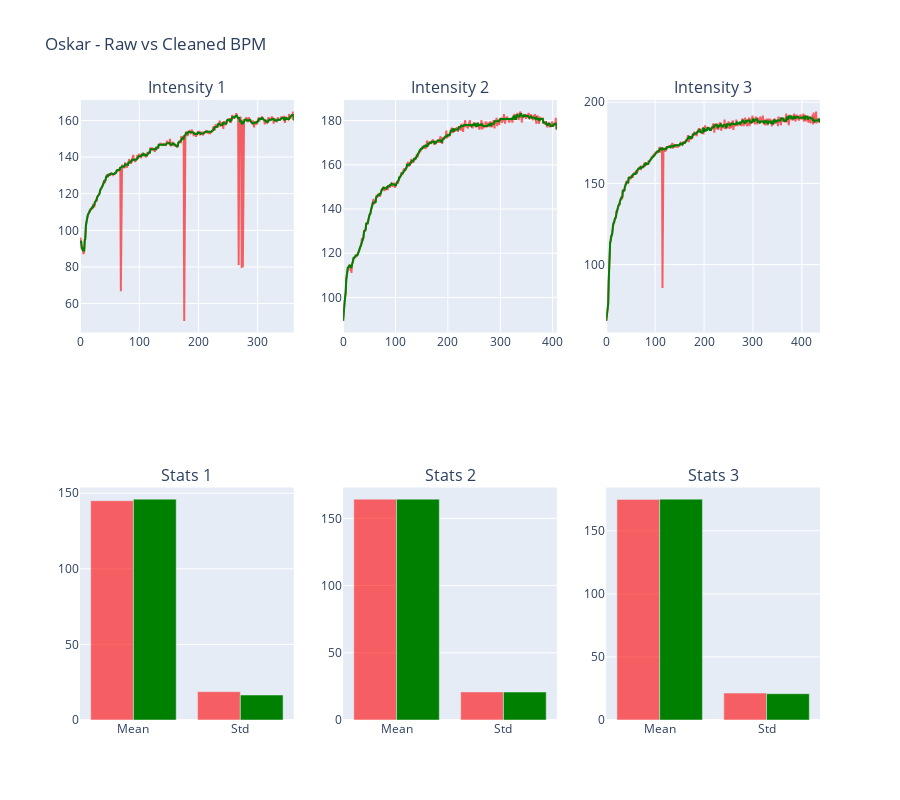
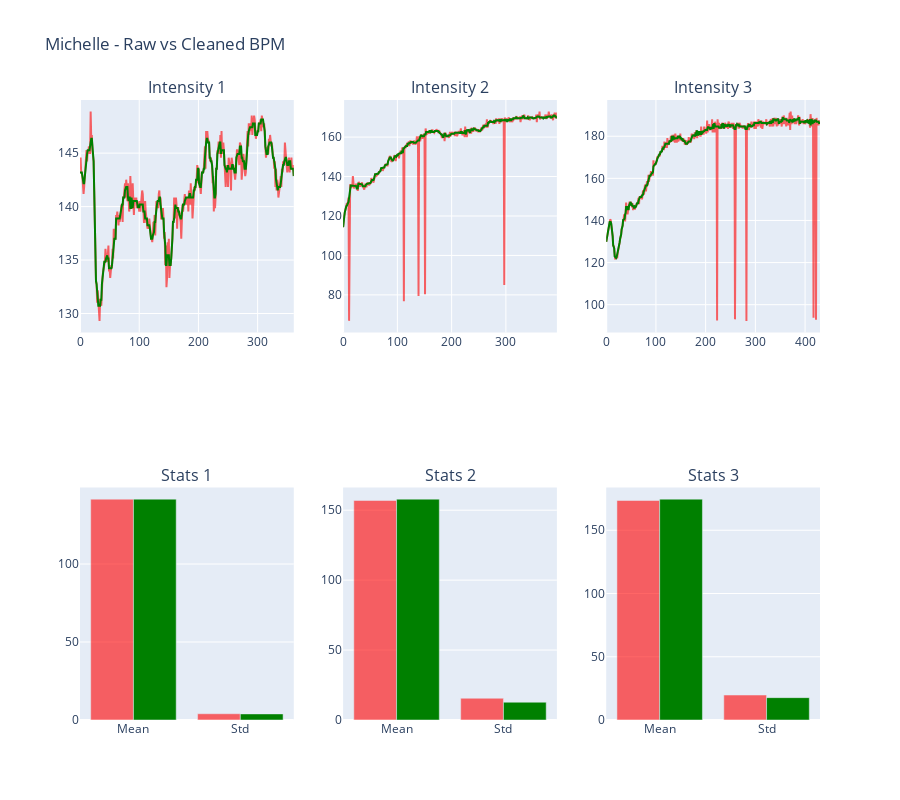
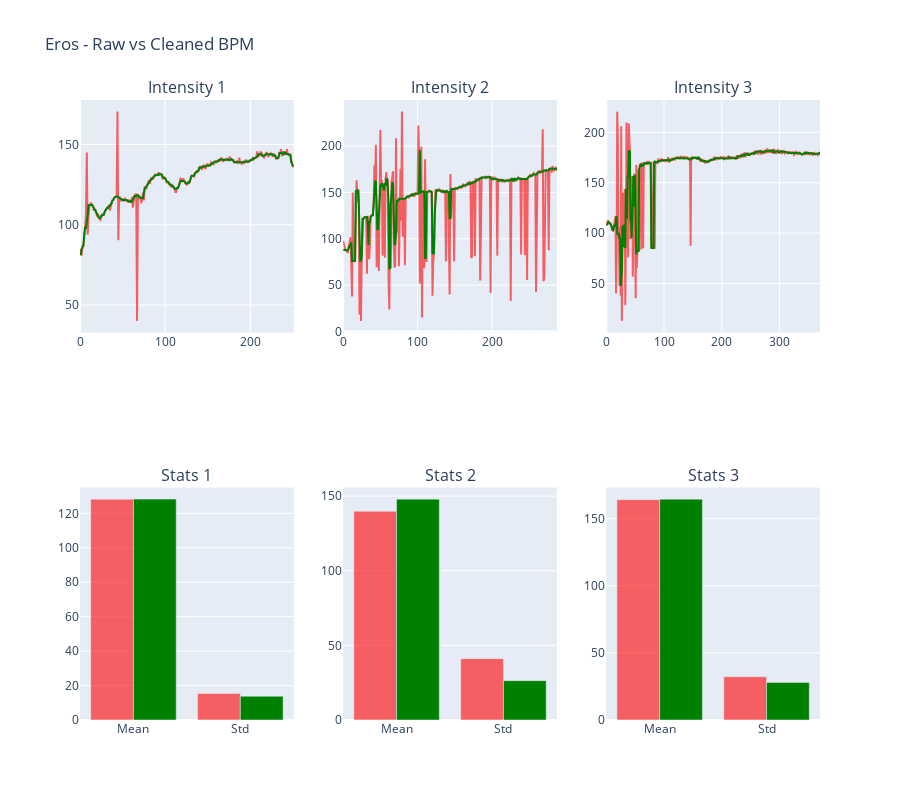

Here is the notebook cell these charts were saved with, in order:
### Code cell
def plot_comparison(person, zhaw_id, data):
    fig = make_subplots(rows=2, cols=3, subplot_titles=[f"Intensity {d['intensity']}" for d in data] + [f"Stats {d['intensity']}" for d in data], specs=[[{'type': 'scatter'}, {'type': 'scatter'}, {'type': 'scatter'}], [{'type': 'bar'}, {'type': 'bar'}, {'type': 'bar'}]])
    
    for i, d in enumerate(data, 1):
        fig.add_trace(go.Scatter(y=d['raw'], name=f"Raw {d['intensity']}", opacity=0.6, line=dict(color='red')), row=1, col=i)
        fig.add_trace(go.Scatter(y=d['clean'], name=f"Clean {d['intensity']}", line=dict(color='green')), row=1, col=i)
        fig.add_trace(go.Bar(x=['Mean', 'Std'], y=[d['mean_raw'], d['std_raw']], name=f"Raw {d['intensity']}", marker=dict(color='red'), opacity=0.6), row=2, col=i)
        fig.add_trace(go.Bar(x=['Mean', 'Std'], y=[d['mean_clean'], d['std_clean']], name=f"Clean {d['intensity']}", marker=dict(color='green')), row=2, col=i)
    
    fig.update_layout(height=800, title_text=f"{person.capitalize()} - Raw vs Cleaned BPM", showlegend=False)
    fig.show()

print("=== Datenaufbereitung & Vergleich ===\n")
for person, zhaw_id in ZHAW_KUERZEL.items():
    print(f"Processing {person.capitalize()}...")
    data = process_person(person, zhaw_id)
    plot_comparison(person, zhaw_id, data)
    print()

print("✅ Datenaufbereitung abgeschlossen!")

### Figure 1 — Plotly figure (JSON) as saved in the notebook; plotly's stock layout.template omitted (floating-point values rounded to 4 significant figures; data arrays with more than 128 entries replaced by an {"elided": "..."} marker saying what was removed)
{"data": [{"line": {"color": "red"}, "name": "Raw 1", "opacity": 0.6, "type": "scatter", "xaxis": "x", "y": {"elided": "362 float values"}, "yaxis": "y"}, {"line": {"color": "green"}, "name": "Clean 1", "type": "scatter", "xaxis": "x", "y": {"elided": "362 float values"}, "yaxis": "y"}, {"marker": {"color": "red"}, "name": "Raw 1", "opacity": 0.6, "type": "bar", "x": ["Mean", "Std"], "xaxis": "x4", "y": [145.0, 18.73], "yaxis": "y4"}, {"marker": {"color": "green"}, "name": "Clean 1", "type": "bar", "x": ["Mean", "Std"], "xaxis": "x4", "y": [146.1, 16.53], "yaxis": "y4"}, {"line": {"color": "red"}, "name": "Raw 2", "opacity": 0.6, "type": "scatter", "xaxis": "x2", "y": {"elided": "409 float values"}, "yaxis": "y2"}, {"line": {"color": "green"}, "name": "Clean 2", "type": "scatter", "xaxis": "x2", "y": {"elided": "409 float values"}, "yaxis": "y2"}, {"marker": {"color": "red"}, "name": "Raw 2", "opacity": 0.6, "type": "bar", "x": ["Mean", "Std"], "xaxis": "x5", "y": [164.3, 20.87], "yaxis": "y5"}, {"marker": {"color": "green"}, "name": "Clean 2", "type": "bar", "x": ["Mean", "Std"], "xaxis": "x5", "y": [164.3, 20.81], "yaxis": "y5"}, {"line": {"color": "red"}, "name": "Raw 3", "opacity": 0.6, "type": "scatter", "xaxis": "x3", "y": {"elided": "438 float values"}, "yaxis": "y3"}, {"line": {"color": "green"}, "name": "Clean 3", "type": "scatter", "xaxis": "x3", "y": {"elided": "438 float values"}, "yaxis": "y3"}, {"marker": {"color": "red"}, "name": "Raw 3", "opacity": 0.6, "type": "bar", "x": ["Mean", "Std"], "xaxis": "x6", "y": [174.9, 21.31], "yaxis": "y6"}, {"marker": {"color": "green"}, "name": "Clean 3", "type": "bar", "x": ["Mean", "Std"], "xaxis": "x6", "y": [175.1, 20.84], "yaxis": "y6"}], "layout": {"annotations": [{"font": {"size": 16}, "showarrow": false, "text": "Intensity 1", "x": 0.1444, "xanchor": "center", "xref": "paper", "y": 1, "yanchor": "bottom", "yref": "paper"}, {"font": {"size": 16}, "showarrow": false, "text": "Intensity 2", "x": 0.5, "xanchor": "center", "xref": "paper", "y": 1, "yanchor": "bottom", "yref": "paper"}, {"font": {"size": 16}, "showarrow": false, "text": "Intensity 3", "x": 0.8556, "xanchor": "center", "xref": "paper", "y": 1, "yanchor": "bottom", "yref": "paper"}, {"font": {"size": 16}, "showarrow": false, "text": "Stats 1", "x": 0.1444, "xanchor": "center", "xref": "paper", "y": 0.375, "yanchor": "bottom", "yref": "paper"}, {"font": {"size": 16}, "showarrow": false, "text": "Stats 2", "x": 0.5, "xanchor": "center", "xref": "paper", "y": 0.375, "yanchor": "bottom", "yref": "paper"}, {"font": {"size": 16}, "showarrow": false, "text": "Stats 3", "x": 0.8556, "xanchor": "center", "xref": "paper", "y": 0.375, "yanchor": "bottom", "yref": "paper"}], "height": 800, "showlegend": false, "title": {"text": "Oskar - Raw vs Cleaned BPM"}, "xaxis": {"anchor": "y", "domain": [0, 0.2889]}, "xaxis2": {"anchor": "y2", "domain": [0.3556, 0.6444]}, "xaxis3": {"anchor": "y3", "domain": [0.7111, 1]}, "xaxis4": {"anchor": "y4", "domain": [0, 0.2889]}, "xaxis5": {"anchor": "y5", "domain": [0.3556, 0.6444]}, "xaxis6": {"anchor": "y6", "domain": [0.7111, 1]}, "yaxis": {"anchor": "x", "domain": [0.625, 1]}, "yaxis2": {"anchor": "x2", "domain": [0.625, 1]}, "yaxis3": {"anchor": "x3", "domain": [0.625, 1]}, "yaxis4": {"anchor": "x4", "domain": [0, 0.375]}, "yaxis5": {"anchor": "x5", "domain": [0, 0.375]}, "yaxis6": {"anchor": "x6", "domain": [0, 0.375]}}}

### Figure 2 — Plotly figure (JSON) as saved in the notebook; plotly's stock layout.template omitted (floating-point values rounded to 4 significant figures; data arrays with more than 128 entries replaced by an {"elided": "..."} marker saying what was removed)
{"data": [{"line": {"color": "red"}, "name": "Raw 1", "opacity": 0.6, "type": "scatter", "xaxis": "x", "y": {"elided": "362 float values"}, "yaxis": "y"}, {"line": {"color": "green"}, "name": "Clean 1", "type": "scatter", "xaxis": "x", "y": {"elided": "362 float values"}, "yaxis": "y"}, {"marker": {"color": "red"}, "name": "Raw 1", "opacity": 0.6, "type": "bar", "x": ["Mean", "Std"], "xaxis": "x4", "y": [141.6, 3.999], "yaxis": "y4"}, {"marker": {"color": "green"}, "name": "Clean 1", "type": "bar", "x": ["Mean", "Std"], "xaxis": "x4", "y": [141.6, 3.902], "yaxis": "y4"}, {"line": {"color": "red"}, "name": "Raw 2", "opacity": 0.6, "type": "scatter", "xaxis": "x2", "y": {"elided": "395 float values"}, "yaxis": "y2"}, {"line": {"color": "green"}, "name": "Clean 2", "type": "scatter", "xaxis": "x2", "y": {"elided": "395 float values"}, "yaxis": "y2"}, {"marker": {"color": "red"}, "name": "Raw 2", "opacity": 0.6, "type": "bar", "x": ["Mean", "Std"], "xaxis": "x5", "y": [157.0, 15.56], "yaxis": "y5"}, {"marker": {"color": "green"}, "name": "Clean 2", "type": "bar", "x": ["Mean", "Std"], "xaxis": "x5", "y": [157.9, 12.72], "yaxis": "y5"}, {"line": {"color": "red"}, "name": "Raw 3", "opacity": 0.6, "type": "scatter", "xaxis": "x3", "y": {"elided": "431 float values"}, "yaxis": "y3"}, {"line": {"color": "green"}, "name": "Clean 3", "type": "scatter", "xaxis": "x3", "y": {"elided": "431 float values"}, "yaxis": "y3"}, {"marker": {"color": "red"}, "name": "Raw 3", "opacity": 0.6, "type": "bar", "x": ["Mean", "Std"], "xaxis": "x6", "y": [173.5, 19.73], "yaxis": "y6"}, {"marker": {"color": "green"}, "name": "Clean 3", "type": "bar", "x": ["Mean", "Std"], "xaxis": "x6", "y": [174.6, 17.67], "yaxis": "y6"}], "layout": {"annotations": [{"font": {"size": 16}, "showarrow": false, "text": "Intensity 1", "x": 0.1444, "xanchor": "center", "xref": "paper", "y": 1, "yanchor": "bottom", "yref": "paper"}, {"font": {"size": 16}, "showarrow": false, "text": "Intensity 2", "x": 0.5, "xanchor": "center", "xref": "paper", "y": 1, "yanchor": "bottom", "yref": "paper"}, {"font": {"size": 16}, "showarrow": false, "text": "Intensity 3", "x": 0.8556, "xanchor": "center", "xref": "paper", "y": 1, "yanchor": "bottom", "yref": "paper"}, {"font": {"size": 16}, "showarrow": false, "text": "Stats 1", "x": 0.1444, "xanchor": "center", "xref": "paper", "y": 0.375, "yanchor": "bottom", "yref": "paper"}, {"font": {"size": 16}, "showarrow": false, "text": "Stats 2", "x": 0.5, "xanchor": "center", "xref": "paper", "y": 0.375, "yanchor": "bottom", "yref": "paper"}, {"font": {"size": 16}, "showarrow": false, "text": "Stats 3", "x": 0.8556, "xanchor": "center", "xref": "paper", "y": 0.375, "yanchor": "bottom", "yref": "paper"}], "height": 800, "showlegend": false, "title": {"text": "Michelle - Raw vs Cleaned BPM"}, "xaxis": {"anchor": "y", "domain": [0, 0.2889]}, "xaxis2": {"anchor": "y2", "domain": [0.3556, 0.6444]}, "xaxis3": {"anchor": "y3", "domain": [0.7111, 1]}, "xaxis4": {"anchor": "y4", "domain": [0, 0.2889]}, "xaxis5": {"anchor": "y5", "domain": [0.3556, 0.6444]}, "xaxis6": {"anchor": "y6", "domain": [0.7111, 1]}, "yaxis": {"anchor": "x", "domain": [0.625, 1]}, "yaxis2": {"anchor": "x2", "domain": [0.625, 1]}, "yaxis3": {"anchor": "x3", "domain": [0.625, 1]}, "yaxis4": {"anchor": "x4", "domain": [0, 0.375]}, "yaxis5": {"anchor": "x5", "domain": [0, 0.375]}, "yaxis6": {"anchor": "x6", "domain": [0, 0.375]}}}

### Figure 3 — Plotly figure (JSON) as saved in the notebook; plotly's stock layout.template omitted (floating-point values rounded to 4 significant figures; data arrays with more than 128 entries replaced by an {"elided": "..."} marker saying what was removed)
{"data": [{"line": {"color": "red"}, "name": "Raw 1", "opacity": 0.6, "type": "scatter", "xaxis": "x", "y": {"elided": "252 float values"}, "yaxis": "y"}, {"line": {"color": "green"}, "name": "Clean 1", "type": "scatter", "xaxis": "x", "y": {"elided": "252 float values"}, "yaxis": "y"}, {"marker": {"color": "red"}, "name": "Raw 1", "opacity": 0.6, "type": "bar", "x": ["Mean", "Std"], "xaxis": "x4", "y": [128.2, 15.44], "yaxis": "y4"}, {"marker": {"color": "green"}, "name": "Clean 1", "type": "bar", "x": ["Mean", "Std"], "xaxis": "x4", "y": [128.2, 13.81], "yaxis": "y4"}, {"line": {"color": "red"}, "name": "Raw 2", "opacity": 0.6, "type": "scatter", "xaxis": "x2", "y": {"elided": "288 float values"}, "yaxis": "y2"}, {"line": {"color": "green"}, "name": "Clean 2", "type": "scatter", "xaxis": "x2", "y": {"elided": "288 float values"}, "yaxis": "y2"}, {"marker": {"color": "red"}, "name": "Raw 2", "opacity": 0.6, "type": "bar", "x": ["Mean", "Std"], "xaxis": "x5", "y": [139.9, 41.08], "yaxis": "y5"}, {"marker": {"color": "green"}, "name": "Clean 2", "type": "bar", "x": ["Mean", "Std"], "xaxis": "x5", "y": [148.0, 26.35], "yaxis": "y5"}, {"line": {"color": "red"}, "name": "Raw 3", "opacity": 0.6, "type": "scatter", "xaxis": "x3", "y": {"elided": "371 float values"}, "yaxis": "y3"}, {"line": {"color": "green"}, "name": "Clean 3", "type": "scatter", "xaxis": "x3", "y": {"elided": "371 float values"}, "yaxis": "y3"}, {"marker": {"color": "red"}, "name": "Raw 3", "opacity": 0.6, "type": "bar", "x": ["Mean", "Std"], "xaxis": "x6", "y": [164.1, 32.21], "yaxis": "y6"}, {"marker": {"color": "green"}, "name": "Clean 3", "type": "bar", "x": ["Mean", "Std"], "xaxis": "x6", "y": [164.5, 28.0], "yaxis": "y6"}], "layout": {"annotations": [{"font": {"size": 16}, "showarrow": false, "text": "Intensity 1", "x": 0.1444, "xanchor": "center", "xref": "paper", "y": 1, "yanchor": "bottom", "yref": "paper"}, {"font": {"size": 16}, "showarrow": false, "text": "Intensity 2", "x": 0.5, "xanchor": "center", "xref": "paper", "y": 1, "yanchor": "bottom", "yref": "paper"}, {"font": {"size": 16}, "showarrow": false, "text": "Intensity 3", "x": 0.8556, "xanchor": "center", "xref": "paper", "y": 1, "yanchor": "bottom", "yref": "paper"}, {"font": {"size": 16}, "showarrow": false, "text": "Stats 1", "x": 0.1444, "xanchor": "center", "xref": "paper", "y": 0.375, "yanchor": "bottom", "yref": "paper"}, {"font": {"size": 16}, "showarrow": false, "text": "Stats 2", "x": 0.5, "xanchor": "center", "xref": "paper", "y": 0.375, "yanchor": "bottom", "yref": "paper"}, {"font": {"size": 16}, "showarrow": false, "text": "Stats 3", "x": 0.8556, "xanchor": "center", "xref": "paper", "y": 0.375, "yanchor": "bottom", "yref": "paper"}], "height": 800, "showlegend": false, "title": {"text": "Eros - Raw vs Cleaned BPM"}, "xaxis": {"anchor": "y", "domain": [0, 0.2889]}, "xaxis2": {"anchor": "y2", "domain": [0.3556, 0.6444]}, "xaxis3": {"anchor": "y3", "domain": [0.7111, 1]}, "xaxis4": {"anchor": "y4", "domain": [0, 0.2889]}, "xaxis5": {"anchor": "y5", "domain": [0.3556, 0.6444]}, "xaxis6": {"anchor": "y6", "domain": [0.7111, 1]}, "yaxis": {"anchor": "x", "domain": [0.625, 1]}, "yaxis2": {"anchor": "x2", "domain": [0.625, 1]}, "yaxis3": {"anchor": "x3", "domain": [0.625, 1]}, "yaxis4": {"anchor": "x4", "domain": [0, 0.375]}, "yaxis5": {"anchor": "x5", "domain": [0, 0.375]}, "yaxis6": {"anchor": "x6", "domain": [0, 0.375]}}}
